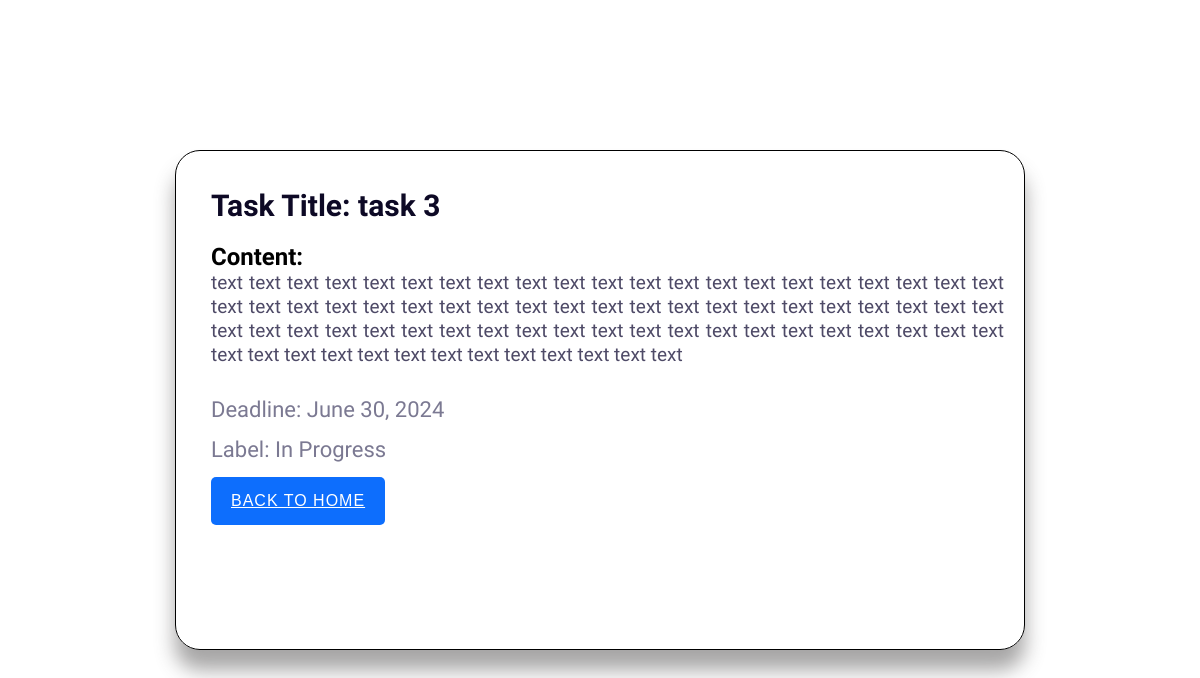
Before: /view/5/ (signed in) with the older database file.
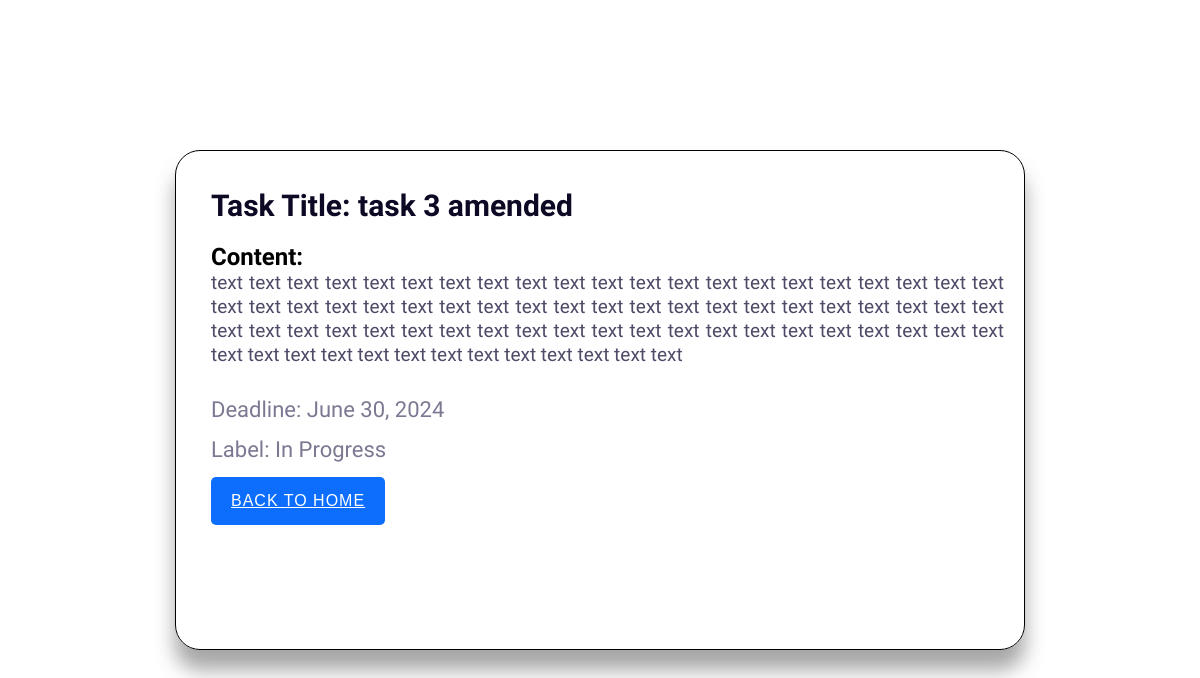
After: the same page with the newer database file.
### app/models.py (models this page shows, shortened)
class Task(models.Model):
    STATUS_CHOICES = (
        ("To Do", "To Do"),
        ("In Progress", "In Progress"),
        ("Personal", "Personal"),
        ("Completed", "Completed"),
    )
    user = models.ForeignKey(
        User, on_delete=models.CASCADE, null=True, blank=True
    )
    title = models.CharField(max_length=100)
    description = models.TextField()
    deadline = models.DateField()
    status = models.CharField(
        max_length=20, choices=STATUS_CHOICES, default="todo"
    )

### app/views.py (the view)
# urls.py: path("view/<int:task_id>/", views.view_task, name="view_task"),
@login_required
def view_task(request, task_id):
    task = get_object_or_404(Task, pk=task_id)
    return render(request, "view.html", {"task": task})

### templates/view.html (shortened to what this page needs)
<!DOCTYPE html>
<html lang="en" dir="ltr">
<head>
    <link rel="stylesheet" href="/static/style.css">
</head>
<body>
    <div class="blog-card">
        <div class="inner-part">
            <div class="content content-1">
                {% if task %}
                <div class="title">Task Title: {{ task.title }}</div>
                <h2>Content:</h2>
                <div class="text">{{ task.description }}</div>
                <span>Deadline: {{ task.deadline }}</span>
                <span>Label: {{ task.status }}</span>
                {% elif post %}
                <div class="title">Post Title: {{ post.title }}</div>
                <h2>Content:</h2>
                <div class="text">{{ post.content }}</div>
                {% endif %}
                <button type="submit" class="btn btn-primary"><a href="{% url 'home' %}" style="color: white;" >Back to Home</a></button>
            </div>
        </div>
    </div>
</body>
</html>

Changed rows visible on the page:
changed Task "In Progress": title "task 3" → "task 3 amended"
